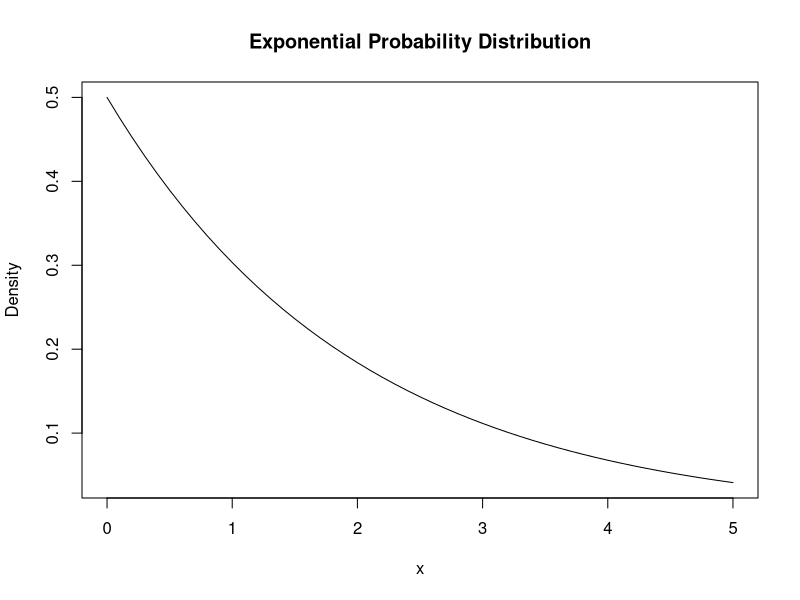
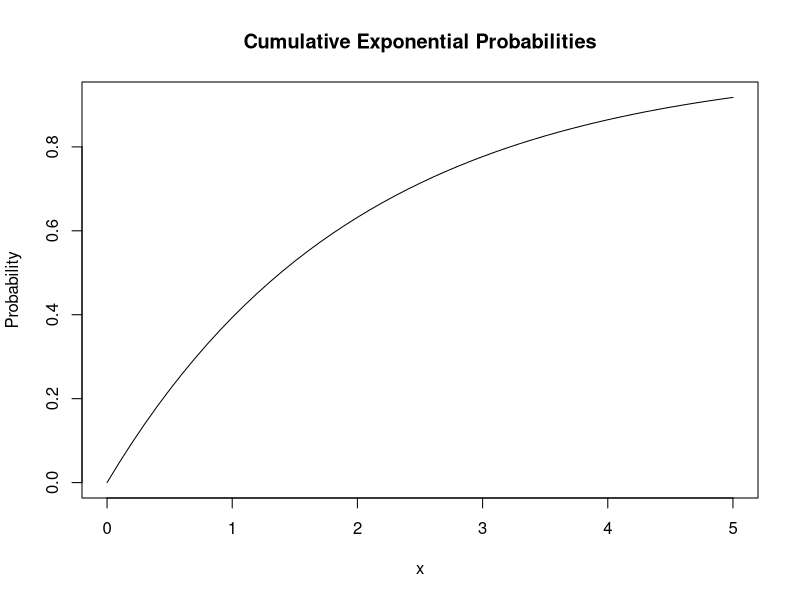
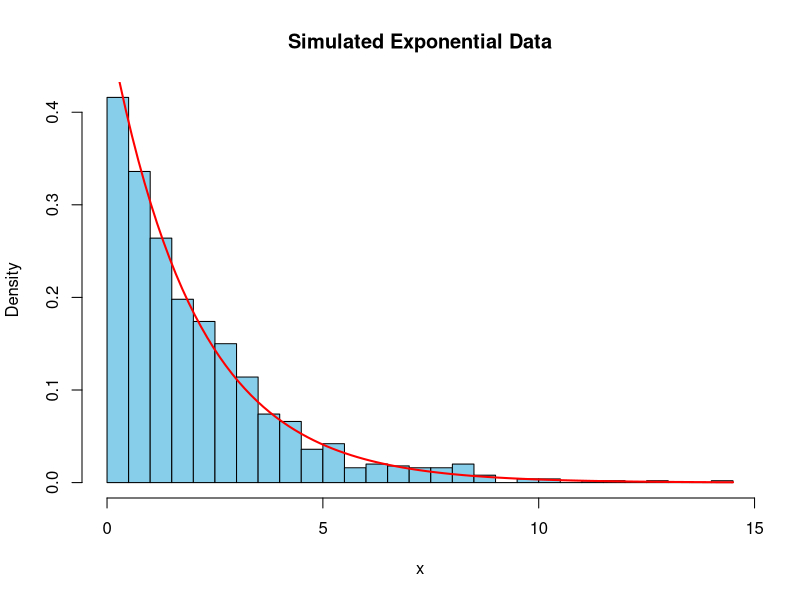

The R script that drew these images, in order:
lambda <- 1/2
x <- 3

density_at_x <- lambda * exp(-lambda * x)
density_at_x

x_values <- seq(0, 5, by = 0.1)
pdf_values <- lambda * exp(-lambda * x_values)

plot(x_values, pdf_values, type = "l", xlab = "x", ylab = "Density", main = "Exponential Probability Distribution")

prob_at_most_3 <- pexp(3, rate = lambda)
prob_at_most_3

cdf_values <- pexp(x_values, rate = lambda)

plot(x_values, cdf_values, type = "l", xlab = "x", ylab = "Probability", main = "Cumulative Exponential Probabilities")

set.seed(123)  # Set seed for reproducibility
simulated_data <- rexp(1000, rate = lambda)

hist(simulated_data, breaks = 30, prob = TRUE, col = "skyblue", xlab = "x", ylab = "Density", main = "Simulated Exponential Data")

# Overlay the theoretical density function
curve(dexp(x, rate = lambda), add = TRUE, col = "red", lwd = 2)
